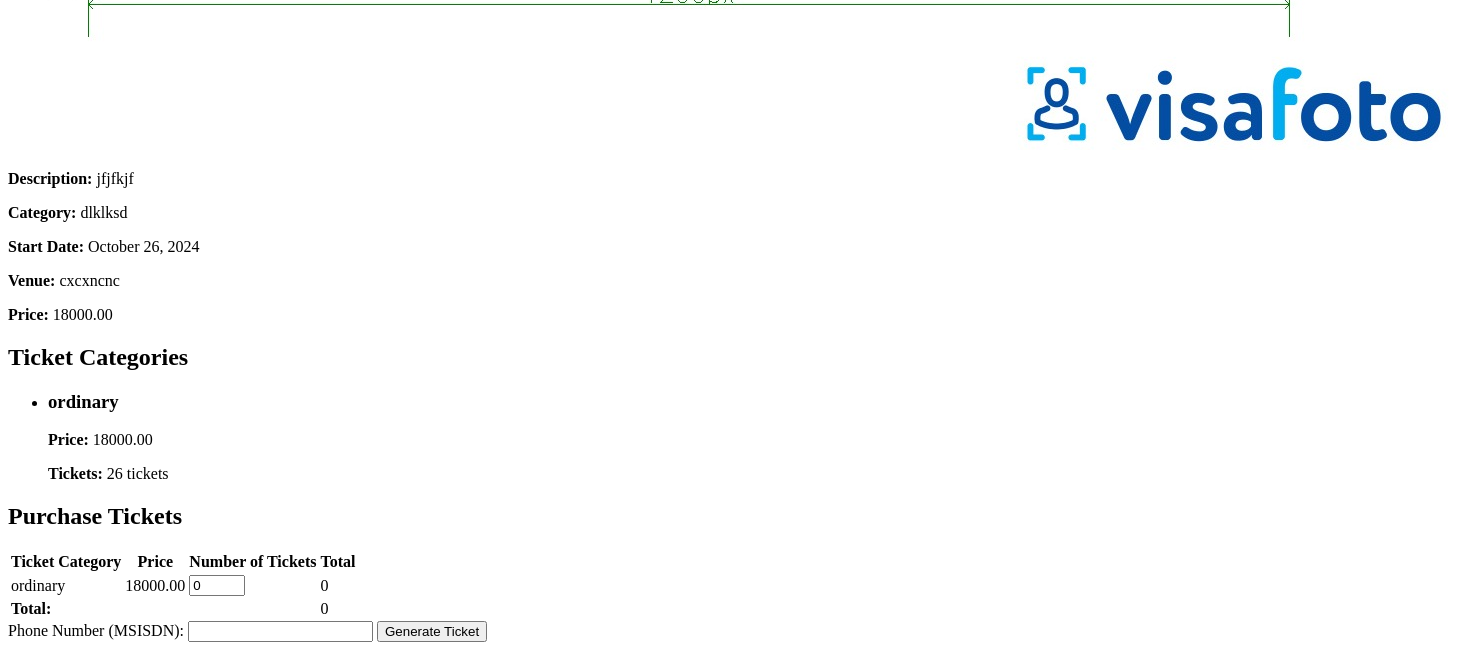
Before: /tickets/buy_ticket/24/ (signed in, lower part) with the older database file.
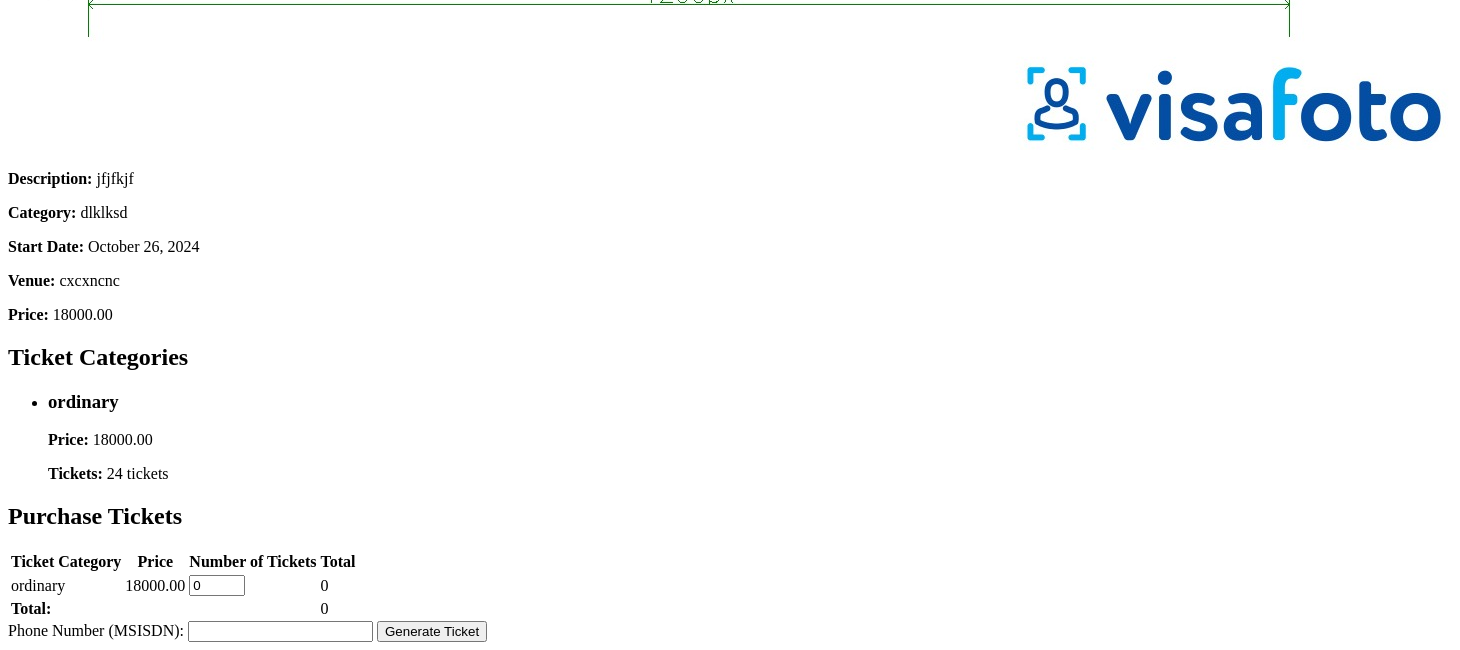
After: the same page with the newer database file.
### events/models.py (models this page shows, shortened)
class TicketCategory(models.Model):
    event = models.ForeignKey(Event, on_delete=models.CASCADE, related_name='ticket_categories')  # Mandatory, linked to Event
    category_title = models.CharField(max_length=100)  # Required field
    category_price = models.DecimalField(max_digits=10, decimal_places=2)  # Required field
    category_tickets_available = models.PositiveIntegerField()  # Required field
    category_tickets_sold = models.PositiveIntegerField(default=0)  # New field to track tickets sold in this category

### tickets/views.py (the view, shortened to what this page needs)
# urls.py: path('buy_ticket/<int:event_id>/', views.buy_ticket, name='buy_ticket'),
@login_required
def buy_ticket(request, event_id):
    event_data, error = prepare_event_data(event_id)
    if error:
        return render(request, error['template'], error['context'])
    return render(request, 'tickets/buy_ticket.html', event_data)

### events/models.py (called while the page is built)
    def is_sold_out(self):
        return self.tickets_available is not None and self.tickets_sold >= self.tickets_available

### tickets/views.py (called while the page is built)
def prepare_event_data(event_id):
    event = get_object_or_404(Event, id=event_id)
    categories = event.ticket_categories.all()
    if event.is_sold_out():
        return None, {'template': 'tickets/sold_out.html', 'context': {'event': event}}
    ticket_data = [
        {'category': category,
         'tickets_remaining': category.category_tickets_available - category.category_tickets_sold}
        for category in categories
    ]
    ordinary_ticket_data = None
    if not categories.exists():
        ordinary_remaining = event.tickets_available - event.tickets_sold
        ordinary_ticket_data = {'price': event.sale_price, 'tickets_remaining': ordinary_remaining}
    return {'event': event, 'ticket_data': ticket_data, 'ordinary_ticket_data': ordinary_ticket_data}, None

### templates/tickets/buy_ticket.html (shortened to what this page needs)
<!DOCTYPE html>
<html lang="en">
<head>
</head>
<body>
    {% if event.poster %}
        <img src="{{ event.poster.url }}" alt="{{ event.title }} poster">
    {% else %}
        <p>No image available</p>
    {% endif %}
    <p><strong>Description:</strong> {{ event.description }}</p>
    <p><strong>Category:</strong> {{ event.category }}</p>
    <p><strong>Start Date:</strong> {{ event.start_date|date:"F d, Y" }}</p>
    <p><strong>Venue:</strong> {{ event.venue_name }}</p>
    <p><strong>Price:</strong> {{ event.sale_price }}</p>
    {% if ticket_data %}
        <h2>Ticket Categories</h2>
        <ul>
            {% for data in ticket_data %}
            <li>
                <h3>{{ data.category.category_title }}</h3>
                <p><strong>Price:</strong> {{ data.category.category_price }}</p>
                {% if data.tickets_remaining > 0 %}
                <p><strong>Tickets:</strong> {{ data.tickets_remaining }} tickets</strong></p>
                {% else %}
                    <p style="color: red;"><strong>Sold Out</strong></p>
                {% endif %}
            </li>
        {% endfor %}
        </ul>
    {% endif %}
    <h2>Purchase Tickets</h2>
    <form method="post">
        <table>
            <tr>
                <th>Ticket Category</th>
                <th>Price</th>
                <th>Number of Tickets</th>
                <th>Total</th>
            </tr>
            {% if ticket_data %}
                {% for data in ticket_data %}
                    <tr>
                        <td>{{ data.category.category_title }}</td>
                        <td>{{ data.category.category_price }}</td>
                        {% if data.tickets_remaining > 0 %}
                            <td><input type="number" name="quantity_{{ data.category.id }}" value="0" min="0" max="{{ data.tickets_remaining }}"></td>
                            <td class="total_price">0</td>
                        {% else %}
                            <td colspan="2" style="color: red;"><strong>Sold Out</strong></td>
                        {% endif %}
                    </tr>
                {% endfor %}
            {% endif %}
            <tr>
                <td colspan="3"><strong>Total:</strong></td>
                <td id="grand_total">0</td>
            </tr>
        </table>
        <label for="msisdn">Phone Number (MSISDN):</label>
    <input type="text" id="msisdn" name="msisdn" required>
        <button type="submit">Generate Ticket</button>
    </form>
</body>
</html>

Changed rows visible on the page:
changed TicketCategory "ordinary": tickets_remaining "26" → "24"
